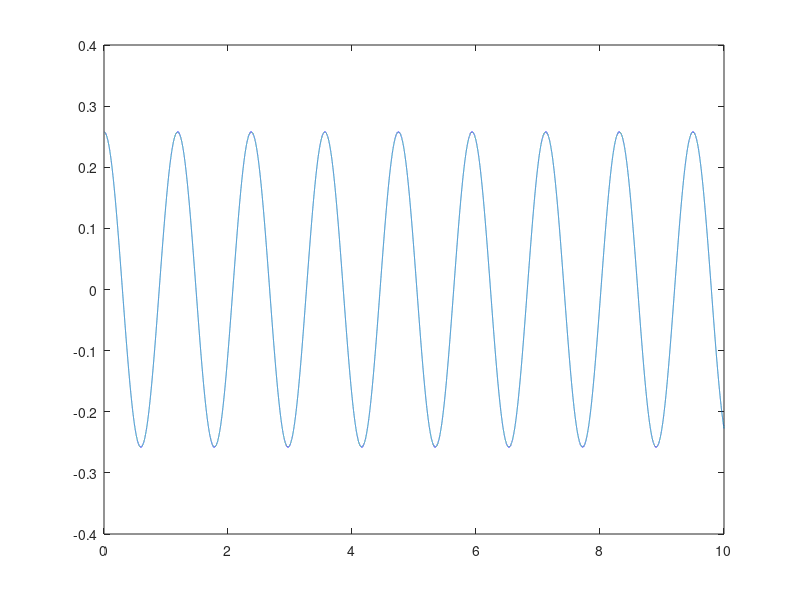

Write the MATLAB code that produced this figure. (Note: this script raises an error after producing the figure.)
% ME3001 - Tennessee Technological University
% Tristan Hill - March 03, 2024
% Euler's Integration
clear variables;clc;close all

time=0:.0001:10;
dtr=pi/180;
theta0=25*dtr; 
f=5;
l=0.35;
g=9.8;

% analytical solution derived in class notes
theta=(theta0-f*l/g)*cos(sqrt(g/l)*time);

x0=theta0;
xdot0=0;
z1(1)=x0;
z2(1)=xdot0;
dt=.0001
time(1)=0;

figure(1)
plot(time,theta)

for i=1:100000

    z1(i+1)=z1(i)+f1(z2(i))*dt;
    z2(i+1)=z2(i)+f2(z1(i),f,l,g)*dt;
    time(i+1)=time(i)+dt;

end

x=z1;
xdot=z2;

% x_analytical=1/9*(3*time+2*exp(-3*time/2)+7)
% xdot_analytical=1/3-3*exp(-3*time/2)+C1

figure(2); hold on
subplot(2,1,1); hold on
% plot(x)
plot(time(1:length(x)),x)
% plot(time,x_analytical)

% subplot(2,1,2); hold on 
% plot(time,xdot)
% plot(time,xdot_analytical)


% slope funs below

function [z1dot] = f1(z2)

    z1dot=z2;

end

function [z2dot] = f2(z1,f,l,g)

    z2dot=f-g/l*z1;

end
